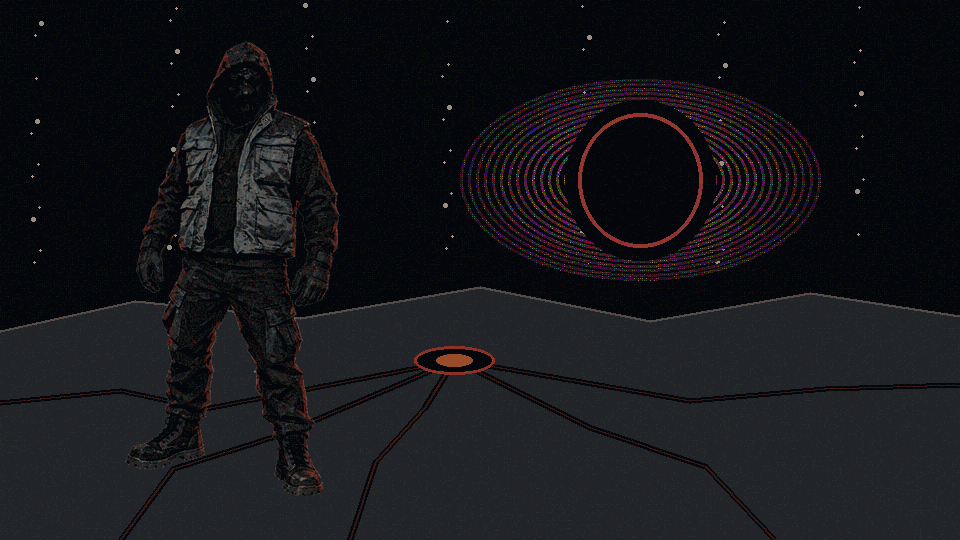
#> input picture prototypes/down-trigger-clip-preprod-v01/down-trigger-character-core-prototype-v05.gif, 960 x 540 px, found by its file name
$ python build_down_trigger_animatic_v06.py
#> lines starting #> are read from the running program, lines starting #| are printed output that depends on the picture
from pathlib import Path
import random

from PIL import Image, ImageDraw, ImageFilter


ROOT = Path(r"C:\Users\waou9\Documents\NJ\Portfolio immersif Nicolas Jez - MASTER")
OUT = ROOT / "prototypes" / "down-trigger-clip-preprod-v01"
CORE = OUT / "down-trigger-character-core-prototype-v05.gif"
HAND = OUT / "hand-release-illustrated-registered-v03.gif"
LOGO = ROOT / "assets" / "derived-down-trigger" / "down-trigger-logo-rendered-provisional-v01.png"
W, H = 960, 540


def read_frames(path):
    image = Image.open(path)
#> image is the input picture: PIL image 960x540 P; mean R, G, B 22.5, 21.7, 26.9
    frames = []
    durations = []
    for i in range(image.n_frames):
        image.seek(i)
        frames.append(image.convert("RGBA"))
        durations.append(image.info.get("duration", 100))
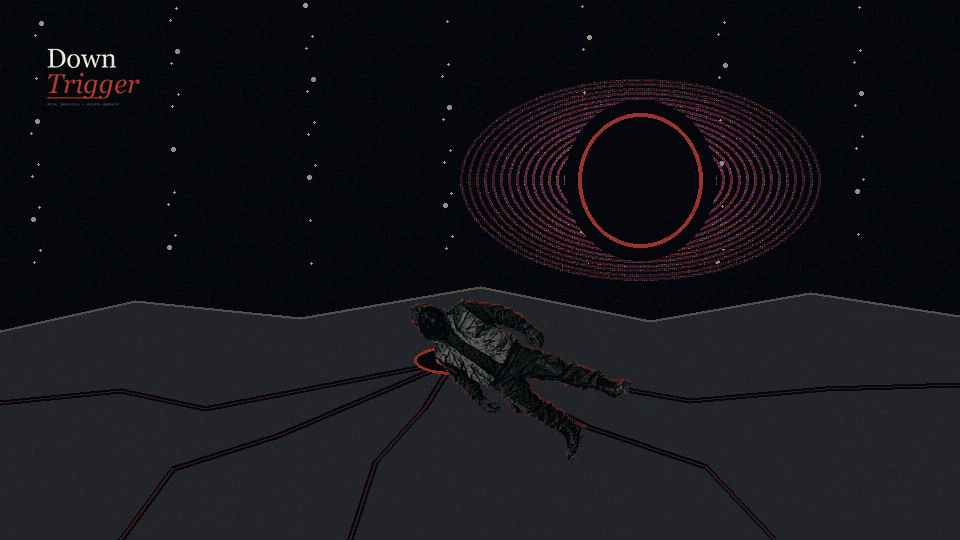
#> image: PIL image 960x540 RGB; mean R, G, B 21.3, 20.7, 26.1
#> after the loop, durations = [100, 100, 100, 100, 100, 100, 100, 100, 100, 100, 100, 100, 100, 100, 100, 100, 100, 100, 100, 100, 100, 100, 100, 100]; frames = 24 items
    return frames, durations


def opener(index, logo):
    rng = random.Random(8000 + index)
    image = Image.new("RGBA", (W, H), (8, 9, 14, 255))
    d = ImageDraw.Draw(image)
    for _ in range(70):
        x, y = rng.randrange(W), rng.randrange(H)
        d.point((x, y), fill=(166, 140, 112, rng.randrange(80, 180)))
    mark = logo.copy()
    mark.thumbnail((260, 100), Image.Resampling.LANCZOS)
    mark.putalpha(mark.getchannel("A").point(lambda a: min(a, 220)))
    image.alpha_composite(mark, (350, 220))
    return image.convert("P", palette=Image.Palette.ADAPTIVE, colors=128)


def close_transition(frame, index):
    # A brief paper-burn cut keeps the change from wide shot to macro intentional.
    image = frame.copy().convert("RGBA")
    overlay = Image.new("RGBA", (W, H), (184, 83, 57, 0))
    alpha = int(45 + index * 35)
    overlay.putalpha(alpha)
    return Image.alpha_composite(image, overlay).convert("P", palette=Image.Palette.ADAPTIVE, colors=128)


def main():
    OUT.mkdir(parents=True, exist_ok=True)
    core_frames, core_durations = read_frames(CORE)
#> core_frames = 24 items; core_durations has the same summary as durations in read_frames
    hand_frames, hand_durations = read_frames(HAND)
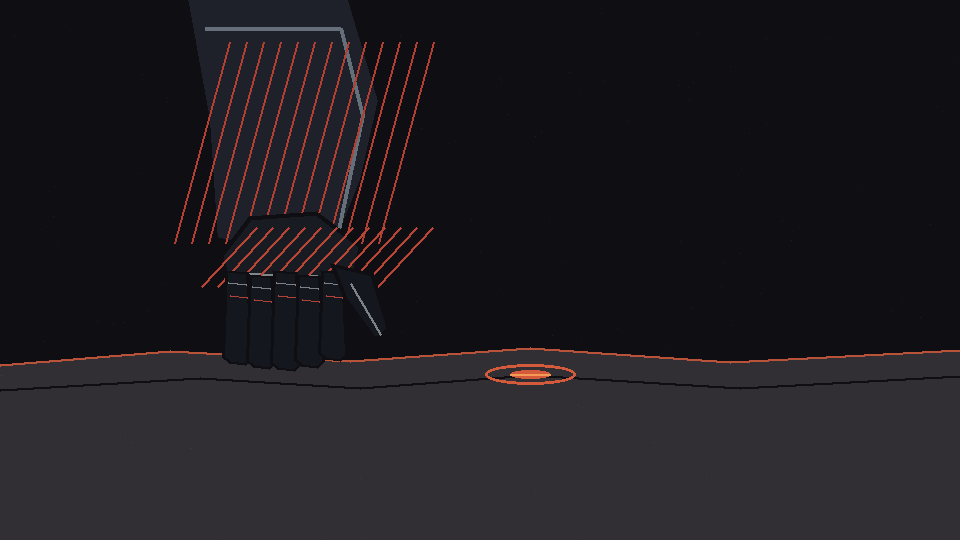
#> input picture prototypes/down-trigger-clip-preprod-v01/hand-release-illustrated-registered-v03.gif, 960 x 540 px, found by its file name
#> in read_frames, image is the input picture: PIL image 960x540 P; mean R, G, B 30.1, 27.7, 32.2
#> after the loop in read_frames (call 2), `for i in range(image.n_frames):`:
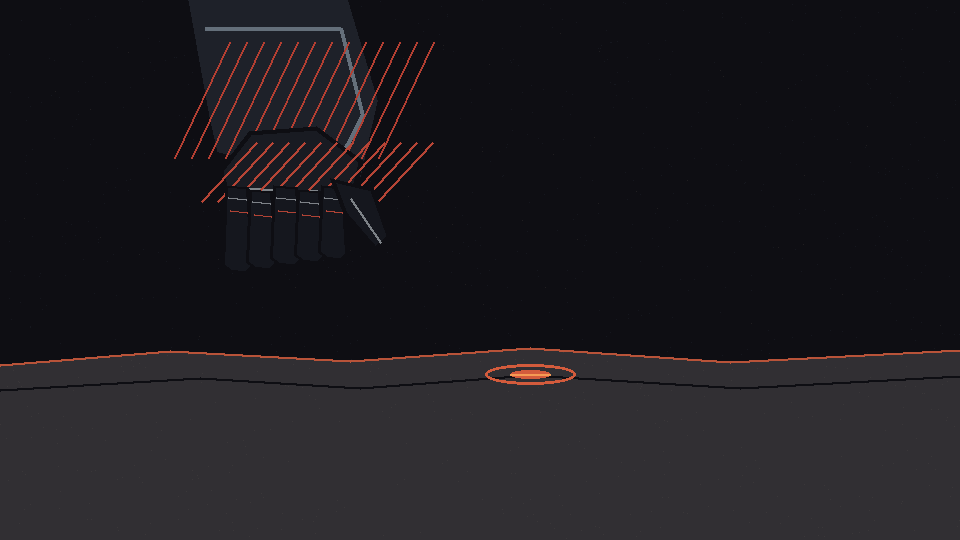
#> image: PIL image 960x540 RGB; mean R, G, B 29.1, 27.1, 31.6
#> after the loop in read_frames (call 2), `for i in range(image.n_frames):`: durations = [120, 120, 120, 120, 120, 120, 120, 120, 120, 120, 120, 120]; frames = 12 items
#> hand_frames = 12 items; hand_durations has the same summary as durations in read_frames
#> (the run stopped early here; a loop or call above may not have finished)
